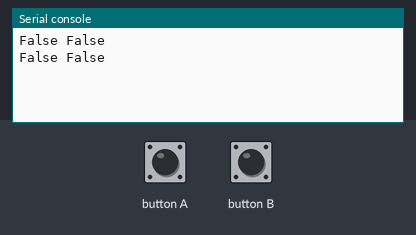
A program run on a simulated BBC micro:bit running MicroPython. Parts: the last lines printed to the serial console. Inputs (shaded band) come from the test bench.

Above: at 1.2 s.
1.3 s: button A pressed for 0.15 s
At 1.8 s:
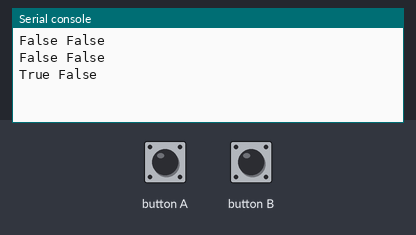
3.0 s: button B pressed for 0.15 s
At 3.4 s:
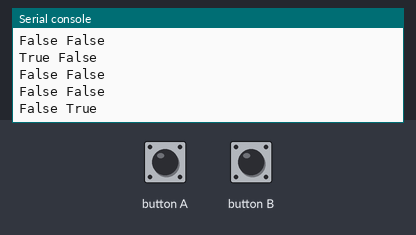
4.6 s: button A driven LOW and button B driven LOW
At 5.4 s:
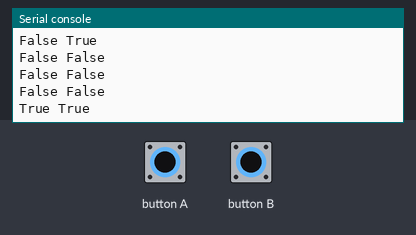

Measured:
- after the input at 1.3 s, the serial console: prints a new line after 0.20 s (image 1)
- after the input at 3.0 s, the serial console: prints a new line at once (image 2)
- after the input at 4.6 s, the serial console: prints a new line after 0.40 s (image 3)

The program:

meteorologist.py
```python
from microbit import *

sun = Image('00000:'
            '00900:'
            '09990:'
            '00900:'
            '00000:')
few = Image('04040:'
            '44444:'
            '04040:'
            '00000:'
            '00000:')
cloud = Image('06060:'
              '66666:'
              '06060:'
              '00000:'
              '00000:')
broken = Image('09090:'
               '99999:'
               '09090:'
               '00000:'
               '00000:')
shower = Image('09090:'
               '99999:'
               '09090:'
               '30303:'
               '03030:')
rain = Image('07070:'
             '77777:'
             '07070:'
             '20202:'
             '02020:')
thunder = Image('90090:'
                '09009:'
                '00900:'
                '09009:'
                '90090:')
snow = Image('70707:'
             '07070:'
             '70707:'
             '07070:'
             '70707:')
mist = Image('22222:'
             '33333:'
             '22222:'
             '33333:'
             '22222:')

weather = {'01d': sun, '02d':few, '03d': cloud,
           '04d': broken, '09d': shower, '10d':rain,
           '11d':thunder, '13d':snow, '50d': mist}

def get_sensor_data():
    a, b = button_a.was_pressed(), button_b.was_pressed()
    print(a, b)

while True:
    sleep(500)
    get_sensor_data()
    try:
        bytestring = uart.readline()
        icon = weather[(str(bytestring))[2:-1]]
        display.show(icon)
    except:
        pass
```
